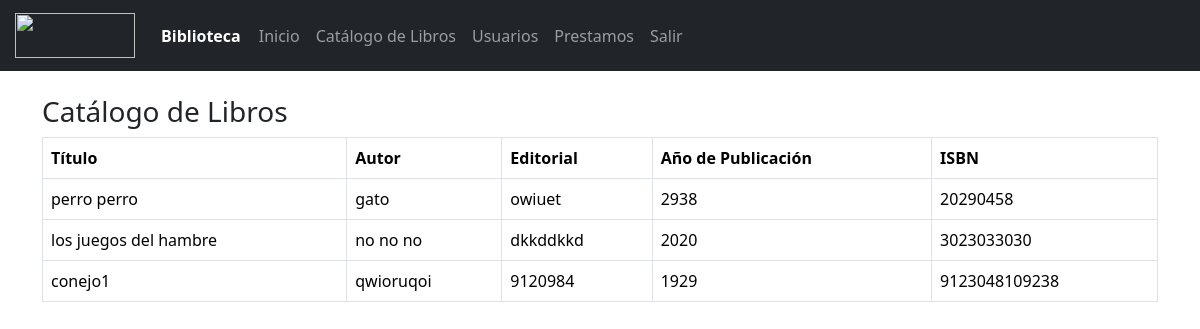
Screenshot of /products/ (signed in) with the database file from the repository.
### core/models.py (models this page shows)
class Libro(models.Model):
    titulo = models.CharField(max_length=200)
    autor = models.CharField(max_length=200)
    editorial = models.CharField(max_length=200)
    ano_de_publicacion = models.IntegerField()
    prestado = models.BooleanField(default=False)
    isbn = models.CharField(max_length=200)

### core/views.py (the view)
# urls.py: path('products/', products, name='products'),
@login_required
def products(request):
    libros = Libro.objects.filter(prestado=False)  # Solo muestra los libros que no están prestados
    return render(request, 'core/products.html', {'libros': libros})

### core/templates/core/products.html
{% extends 'core/base.html' %}
{% block content %}
<div class="container mt-4">
    <h3>Catálogo de Libros</h3>
    <div class="table-responsive">
        <table class="table table-bordered table-hover">
            <thead class="thead-dark">
                <tr>
                    <th scope="col">Título</th>
                    <th scope="col">Autor</th>
                    <th scope="col">Editorial</th>
                    <th scope="col">Año de Publicación</th>
                    <th scope="col">ISBN</th>
                </tr>
            </thead>
            <tbody>
                {% for libro in libros %}
                <tr>
                    <td>{{ libro.titulo }}</td>
                    <td>{{ libro.autor }}</td>
                    <td>{{ libro.editorial }}</td>
                    <td>{{ libro.ano_de_publicacion }}</td>
                    <td>{{ libro.isbn }}</td>
                </tr>
                {% endfor %}
            </tbody>
        </table>
    </div>
</div>
{% endblock %}

### rows the page displays
Libro: titulo "perro perro", autor "gato", editorial "owiuet", ano_de_publicacion "2938", isbn "20290458"
Libro: titulo "los juegos del hambre", autor "no no no", editorial "dkkddkkd", ano_de_publicacion "2020", isbn "3023033030"
Libro: titulo "conejo1", autor "qwioruqoi", editorial "9120984", ano_de_publicacion "1929", isbn "9123048109238"
